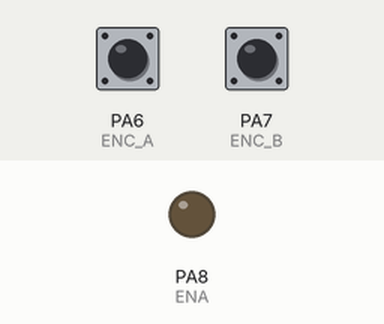
Recording of a program running on a simulated STM32 Blue Pill. Parts: output pins drawn as LEDs (lit = HIGH). Inputs (shaded band) come from the test bench; at power-on: PA6 (ENC_A) HIGH, PA7 (ENC_B) HIGH.

Above: at 0.0 s.
At 0.4 s:
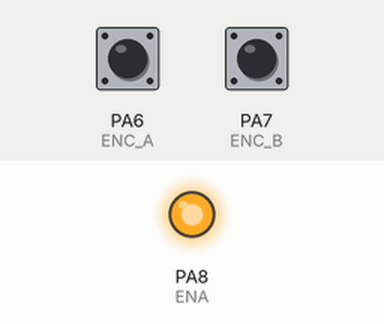
Timing chart, 0 to 1.9 s (numbered marks = the images above):
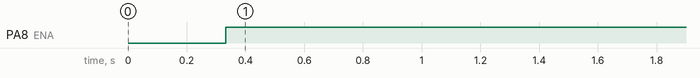

Measured:
- by itself, PA8 (ENA): LOW → HIGH at 0.33 s

The program:

main.cpp
```cpp
#include "pwm.h"
#include <Arduino.h>

void setup() {
  SerialUART1.begin(115200);
  pinMode(ENA, OUTPUT);
  pinMode(ENC_A, INPUT);
  pinMode(ENC_B, INPUT);
  attachInterrupt(ENC_A, Code0, CHANGE);
  attachInterrupt(ENC_B, Code1, CHANGE);
  TimerTIM1.setPrescaleFactor(1);
  TimerTIM1.setOverflow(50000);
  TimerTIM1.attachInterrupt(TimerIsr);
  TimerTIM1.resume();
}

void loop() {}
```

pwm.h
```cpp
#ifndef PWM_H
#define PWM_H

#include <Arduino.h>
#include <HardwareSerial.h>
#include <HardwareTimer.h>

#define ENA PA8
#define ENC_A PA6
#define ENC_B PA7

extern int count;
extern float serr, err, derr, dderr;
extern float Kp, Ki, Kd;
extern float rpm;
extern float goal;
extern int pwm;

extern HardwareSerial SerialUART1;
extern HardwareTimer TimerTIM1;

int PID(float goal, float now);
void Code0();
void Code1();
void TimerIsr();

#endif // PWM_H
```

pwm.cpp
```cpp
#include "pwm.h"

HardwareSerial SerialUART1(PB7, PB6);
HardwareTimer TimerTIM1(TIM1);

int count = 0;
float serr = 0, err = 0, derr = 0, dderr = 0;
float Kp = 0.08, Ki = 0.07, Kd = 0.06;
float rpm;
float goal = 9.23;
int pwm;

int PID(float goal, float now) {
  dderr = goal - now - err - derr;
  derr = goal - now - err;
  err = goal - now;
  serr += err;
  float PWM = Ki * (serr) + Kp * (err) + Kd * (derr);
  return PWM;
}

void Code0() {
  if (digitalRead(ENC_A) == LOW) {
    if (digitalRead(ENC_B) == LOW) {
      count += 1;
    }
    if (digitalRead(ENC_B) == HIGH) {
      count -= 1;
    }
  } else {
    if (digitalRead(ENC_B) == LOW) {
      count -= 1;
    }
    if (digitalRead(ENC_B) == HIGH) {
      count += 1;
    }
  }
}

void Code1() {
  if (digitalRead(ENC_B) == LOW) {
    if (digitalRead(ENC_A) == LOW) {
      count -= 1;
    }
    if (digitalRead(ENC_A) == HIGH) {
      count += 1;
    }
  } else {
    if (digitalRead(ENC_A) == LOW) {
      count += 1;
    }
    if (digitalRead(ENC_A) == HIGH) {
      count -= 1;
    }
  }
}

void TimerIsr() {
  rpm = count / 0.05 * 60 / 13 / 20;
  count = 0;
  pwm = PID(goal, rpm);
  if (abs(pwm) > 255) {
    if (pwm < 0) {
      pwm = -255;
    } else {
      pwm = 255;
    }
  }
  analogWrite(ENA, pwm);
  SerialUART1.print("rpm=");
  SerialUART1.println(rpm);
}
```
